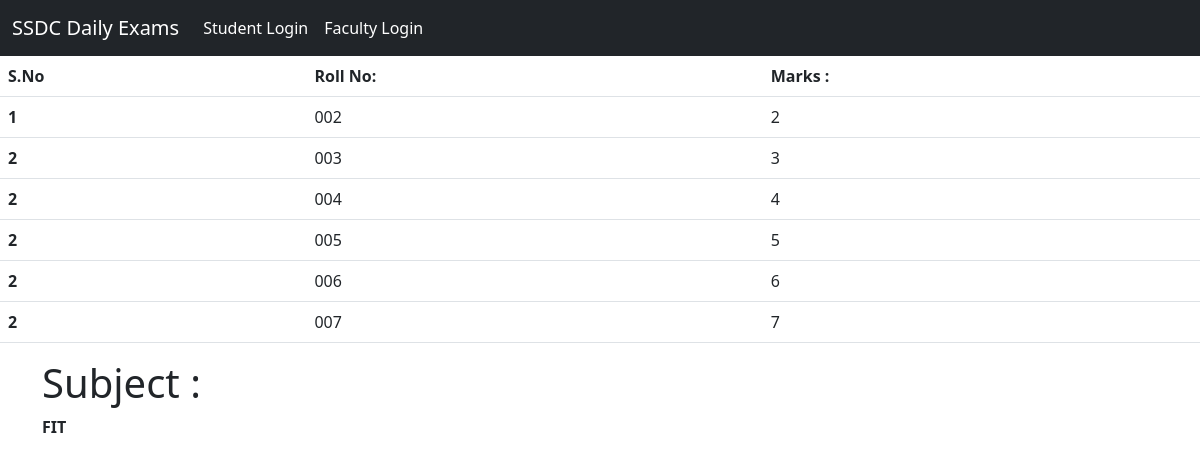
Page /dsb.html on the committed database.
### home/models.py (models this page shows, shortened)
class Onedsb(models.Model):
    subject = models.CharField(max_length=50)
    two = models.CharField(max_length=50)
    three = models.CharField(max_length=50)
    four = models.CharField(max_length=50)
    five = models.CharField(max_length=50)
    six = models.CharField(max_length=50)
    seven = models.CharField(max_length=50)
    date = models.DateField()

### home/views.py (the view)
# urls.py: path("dsb.html", views.dsb, name='dsb'),
def dsb(request):
    mark_list = Onedsb.objects.all().last()
    return render(request, 'dsb.html', {'mark_listonedsb': mark_list})

### templates/dsb.html (shortened to what this page needs)
<!doctype html>
<html lang="en">
  <head>
    <link href="https://cdn.jsdelivr.net/npm/bootstrap@5.2.3/dist/css/bootstrap.min.css" rel="stylesheet">
  </head>
  <body>
    <nav class="navbar navbar-expand-lg navbar-dark bg-dark">
      <div class="container-fluid">
        <a class="navbar-brand" href="index.html">SSDC Daily Exams</a>
        <div class="collapse navbar-collapse" id="navbarSupportedContent">
          <ul class="navbar-nav me-auto mb-2 mb-lg-0">
            <li class="nav-item">
              <a class="nav-link active" aria-current="page" href="student.html">Student Login</a>
            </li>
            <li class="nav-item">
              <a class="nav-link active" href="login.html">Faculty Login</a>
            </li>
          </ul>
        </div>
      </div>
    </nav>
    <table class="table">
        <thead>
          <tr>
            <th scope="col">S.No</th>
            <th scope="col">Roll No: </th>
            <th scope="col">Marks : </th>
          </tr>
        </thead>
        <tbody>
          <tr>
            <th scope="row">1</th>
            <td>002</td>
            <td>{{mark_listonedsb.two}}</td>
          </tr>
          <tr>
            <th scope="row">2</th>
            <td>003</td>
            <td>{{mark_listonedsb.three}}</td>
          </tr>
          <tr>
            <th scope="row">2</th>
            <td>004</td>
            <td>{{mark_listonedsb.four}}</td>
          </tr>
          <tr>
            <th scope="row">2</th>
            <td>005</td>
            <td>{{mark_listonedsb.five}}</td>
          </tr>
          <tr>
            <th scope="row">2</th>
            <td>006</td>
            <td>{{mark_listonedsb.six}}</td>
          </tr>
          <tr>
            <th scope="row">2</th>
            <td>007</td>
            <td>{{mark_listonedsb.seven}}</td>
          </tr>
        </tbody>
      </table>
      <div class="container"> <h1>Subject : </h1><strong>{{mark_listonedsb.subject}}</strong></div>
  </body>
</html>

### rows in the picture
Onedsb: two "2", three "3", four "4", five "5", six "6", seven "7", subject "FIT"
